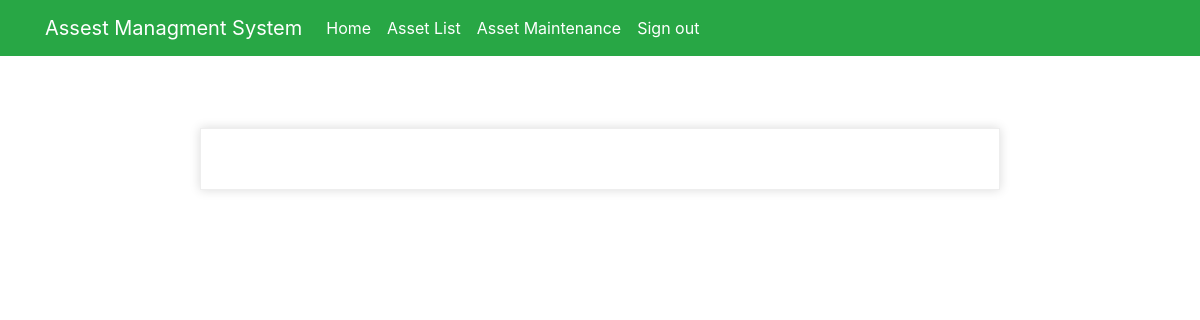
/workorder/77/ (signed in), run on an earlier commit of the app's database.
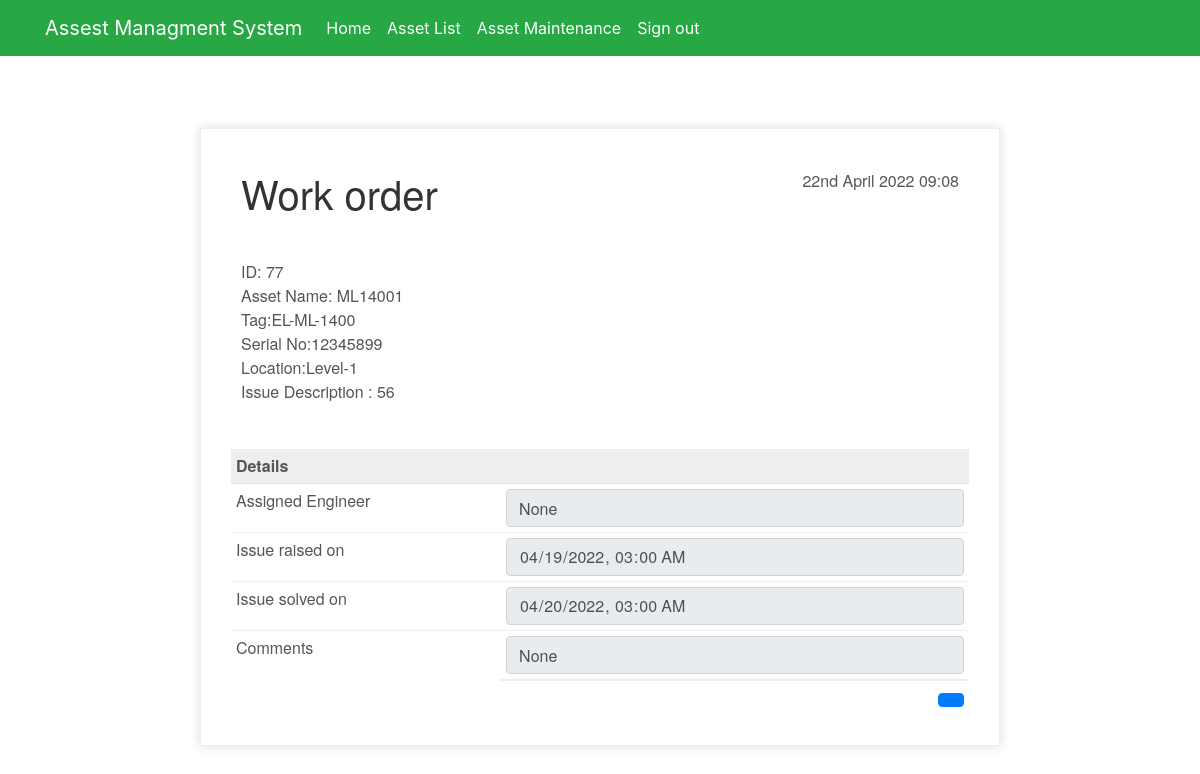
And on a later commit of the database.
### myapp/models.py (models this page shows)
class AssetMain(models.Model):
    asset_id = models.CharField(max_length=100)
    asset_name = models.CharField(max_length=100)
    asset_tag = models.CharField(max_length=100)
    asset_serial_No = models.CharField(max_length=100)
    asset_loc = models.CharField(max_length=100)
    asset_status = models.CharField(max_length=100,null=True, default=None, blank=True)
    date_main = models.DateTimeField(blank=True, null=True,default=datetime.date.today)
    asset_desc = models.CharField(max_length=100,null=True, default=None, blank=True)
    asset_assign = models.CharField(max_length=100,null=True, default=None, blank=True)
    date_solved = models.DateTimeField(null=True, default=None, blank=True)
    asset_comments = models.CharField(max_length=100,null=True, default=None, blank=True)
    def __str__(self):
        return self.asset_name

### myapp/views.py (the view)
# urls.py: path('workorder/<int:pk>/', views.workorder, name="workorder"),
@login_required(login_url='signin')
def workorder(request,pk,new={}):
    asset_main = AssetMain.objects.filter(id=pk)
    print(asset_main)
    context_dict=[]
    return render(request, 'myapp/workorder.html', locals())

### myapp/templates/myapp/workorder.html (shortened to what this page needs)
{% extends 'myapp/base.html' %}
{% load static %}
{% block content %}
<head>
</head>
<br><br><br>
<div class="invoice-box">
  <table cellpadding="0" cellspacing="0">
    {% for row in asset_main %}
    <tr class="top">
      <td colspan="2">
        <table>
          <tr>
            <td class="title">
              <h1>Work order</h1>
            </td>
            <td>
              {% now "jS F Y H:i" %}<br>
            </td>
          </tr>
        </table>
      </td>
    </tr>
    <tr class="information">
      <td colspan="2">
        <table>
          <tr>
            <td>
              ID: {{row.id}}<br>
              Asset Name: {{row.asset_name}}<br>
              Tag:{{row.asset_tag}}<br>
              Serial No:{{row.asset_serial_No}}<br>
              Location:{{row.asset_loc}}<br>
              Issue Description : {{row.asset_desc}}<br>
            </td>
            <td>
            </td>
          </tr>
        </table>
      </td>
    </tr>
    <tr class="heading">
      <td>
        Details
      </td>
      <td>
      </td>
    <form method="post">
      <tr class="item">
        <td>
          Assigned Engineer
        </td>
        <td>
          <input name='asset_assign' class="form-control" type="text" value="{{row.asset_assign}}" readonly>
      </div>
      <tr class="item">
        <td>
          Issue raised on
        </td>
        <td>
          <input name='date_solved' class="form-control" required="" type="datetime-local" value="{{row.date_main|date:'Y-m-d'}}T{{row.date_solved|time:'H:i:s'}}" readonly>
      </td>
      </tr>
      <tr class="item">
        <td>
          Issue solved on
        </td>
        <td>
          <input name='date_solved' class="form-control" required="" type="datetime-local" value="{{row.date_solved|date:'Y-m-d'}}T{{row.date_solved|time:'H:i:s'}}" readonly>
        </td>
      </tr>
      <tr class="item last">
        <td>
          Comments
        </td>
        <td>
          <input name='asset_comments' class="form-control" type="text" value="{{row.asset_comments}}" readonly>
        </td>
      </tr>
      <tr class="total">
        <td></td>
        <td>
          <a class="btn btn-primary btn-s" name="submit" href="{% url 'download-pdf' row.id%}" method="post"></a></td>
      </tr>
      {% endfor %}
  </table>
</div>
{% endblock content %}

### myapp/templates/myapp/base.html (shortened to what this page needs)
<!doctype html>
<html lang="en">
<head>
    <link rel="stylesheet" href="https://stackpath.bootstrapcdn.com/bootstrap/4.1.3/css/bootstrap.min.css"
>
</head>
<body>
<nav class="navbar navbar-expand-lg navbar-light bg-success">
    <div class="container">
        <a class="navbar-brand" href="#" style="color: white;">Assest Managment System</a>
        <div class="collapse navbar-collapse" id="navbarNavAltMarkup">
            <div class="navbar-nav" >
                <a class="nav-item nav-link active" href="{% url 'home' %}" style="color: white;">Home <span class="sr-only">(current)</span></a>
                <a class="nav-item nav-link" href="{% url 'asset' %}" style="color: white;">Asset List</a>
                <a class="nav-item nav-link" href="{% url 'assetmainlist' %}" style="color: white;">Asset Maintenance</a>
                {% if request.user.is_active %}
                <a class="nav-item nav-link " href="{% url 'signout' %}" style="color: white;">Sign out</a>
                {% else %}
                <a class="nav-item nav-link " href="{% url 'signup' %}" style="color: white;">Sign Up</a>
                {% endif %}
            </div>
        </div>
    </div>
</nav>
{% block content %}
{% endblock %}
</body>
</html>

### myapp/templates/myapp/workorder.html (style rules this page uses)
.invoice-box { max-width: 800px; margin: auto; padding: 30px; border: 1px solid #eee; box-shadow: 0 0 10px rgba(0, 0, 0, .15); font-size: 16px; line-height: 24px; font-family: 'Helvetica Neue', 'Helvetica', Helvetica, Arial, sans-serif; color: #555; }
.invoice-box table { width: 100%; line-height: inherit; text-align: left; }
.invoice-box table td { padding: 5px; vertical-align: top; }
.invoice-box table tr td:nth-child(2) { text-align: right; }
.invoice-box table tr.top table td { padding-bottom: 20px; }
.invoice-box table tr.top table td.title { font-size: 45px; line-height: 45px; color: #333; }
.invoice-box table tr.information table td { padding-bottom: 40px; }
.invoice-box table tr.heading td { background: #eee; border-bottom: 1px solid #ddd; font-weight: bold; }
.invoice-box table tr.item td { border-bottom: 1px solid #eee; }
.invoice-box table tr.item.last td { border-bottom: none; }
.invoice-box table tr.total td:nth-child(2) { border-top: 2px solid #eee; font-weight: bold; }

What changed in the data, as far as the page shows it:
added AssetMain: now "22nd April 2022 09:08", id "77", asset_name "ML14001", asset_tag "EL-ML-1400", asset_serial_No "12345899", asset_loc "Level-1", asset_desc "56", asset_assign "None", date_solved "04/19/2022 03:00", date_solved "04/20/2022 03:00", asset_comments "None"
